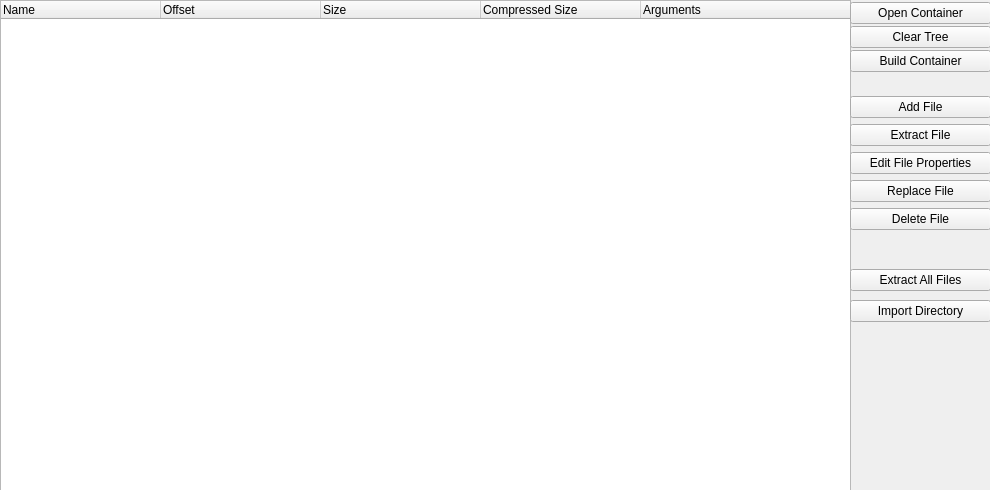
<?xml version="1.0" encoding="UTF-8"?>
<ui version="4.0">
 <class>Form</class>
 <widget class="QWidget" name="Form">
  <property name="geometry">
   <rect>
    <x>0</x>
    <y>0</y>
    <width>990</width>
    <height>490</height>
   </rect>
  </property>
  <property name="sizePolicy">
   <sizepolicy hsizetype="Fixed" vsizetype="Fixed">
    <horstretch>0</horstretch>
    <verstretch>0</verstretch>
   </sizepolicy>
  </property>
  <property name="windowTitle">
   <string>Container Breaker</string>
  </property>
  <property name="layoutDirection">
   <enum>Qt::LeftToRight</enum>
  </property>
  <property name="autoFillBackground">
   <bool>false</bool>
  </property>
  <widget class="QTreeWidget" name="treeWidget">
   <property name="geometry">
    <rect>
     <x>0</x>
     <y>0</y>
     <width>851</width>
     <height>491</height>
    </rect>
   </property>
   <property name="sizePolicy">
    <sizepolicy hsizetype="Expanding" vsizetype="Expanding">
     <horstretch>0</horstretch>
     <verstretch>0</verstretch>
    </sizepolicy>
   </property>
   <property name="indentation">
    <number>20</number>
   </property>
   <property name="animated">
    <bool>false</bool>
   </property>
   <property name="wordWrap">
    <bool>false</bool>
   </property>
   <property name="headerHidden">
    <bool>false</bool>
   </property>
   <attribute name="headerDefaultSectionSize">
    <number>160</number>
   </attribute>
   <attribute name="headerHighlightSections">
    <bool>false</bool>
   </attribute>
   <attribute name="headerShowSortIndicator" stdset="0">
    <bool>false</bool>
   </attribute>
   <attribute name="headerStretchLastSection">
    <bool>true</bool>
   </attribute>
   <column>
    <property name="text">
     <string>Name</string>
    </property>
   </column>
   <column>
    <property name="text">
     <string>Offset</string>
    </property>
   </column>
   <column>
    <property name="text">
     <string>Size</string>
    </property>
   </column>
   <column>
    <property name="text">
     <string>Compressed Size</string>
    </property>
   </column>
   <column>
    <property name="text">
     <string>Arguments</string>
    </property>
   </column>
  </widget>
  <widget class="QWidget" name="layoutWidget">
   <property name="geometry">
    <rect>
     <x>850</x>
     <y>0</y>
     <width>141</width>
     <height>74</height>
    </rect>
   </property>
   <layout class="QVBoxLayout" name="verticalLayout">
    <property name="spacing">
     <number>0</number>
    </property>
    <property name="leftMargin">
     <number>0</number>
    </property>
    <property name="bottomMargin">
     <number>0</number>
    </property>
    <item>
     <widget class="QPushButton" name="bOpen">
      <property name="text">
       <string>Open Container</string>
      </property>
     </widget>
    </item>
    <item>
     <widget class="QPushButton" name="bClear">
      <property name="text">
       <string>Clear Tree</string>
      </property>
     </widget>
    </item>
    <item>
     <widget class="QPushButton" name="bBuild">
      <property name="text">
       <string>Build Container</string>
      </property>
     </widget>
    </item>
   </layout>
  </widget>
  <widget class="QWidget" name="layoutWidget">
   <property name="geometry">
    <rect>
     <x>850</x>
     <y>90</y>
     <width>141</width>
     <height>151</height>
    </rect>
   </property>
   <layout class="QVBoxLayout" name="verticalLayout_2">
    <property name="spacing">
     <number>0</number>
    </property>
    <item>
     <widget class="QPushButton" name="bFAdd">
      <property name="text">
       <string>Add File</string>
      </property>
     </widget>
    </item>
    <item>
     <widget class="QPushButton" name="bFExt">
      <property name="text">
       <string>Extract File</string>
      </property>
     </widget>
    </item>
    <item>
     <widget class="QPushButton" name="bFEdit">
      <property name="text">
       <string>Edit File Properties</string>
      </property>
     </widget>
    </item>
    <item>
     <widget class="QPushButton" name="bFReplace">
      <property name="text">
       <string>Replace File</string>
      </property>
     </widget>
    </item>
    <item>
     <widget class="QPushButton" name="bFDel">
      <property name="text">
       <string>Delete File</string>
      </property>
     </widget>
    </item>
   </layout>
  </widget>
  <widget class="QWidget" name="layoutWidget_2">
   <property name="geometry">
    <rect>
     <x>850</x>
     <y>260</y>
     <width>141</width>
     <height>71</height>
    </rect>
   </property>
   <layout class="QVBoxLayout" name="verticalLayout_3">
    <property name="spacing">
     <number>0</number>
    </property>
    <item>
     <widget class="QPushButton" name="bAExt">
      <property name="text">
       <string>Extract All Files</string>
      </property>
     </widget>
    </item>
    <item>
     <widget class="QPushButton" name="bAImp">
      <property name="text">
       <string>Import Directory</string>
      </property>
     </widget>
    </item>
   </layout>
  </widget>
 </widget>
 <resources/>
 <connections/>
</ui>
